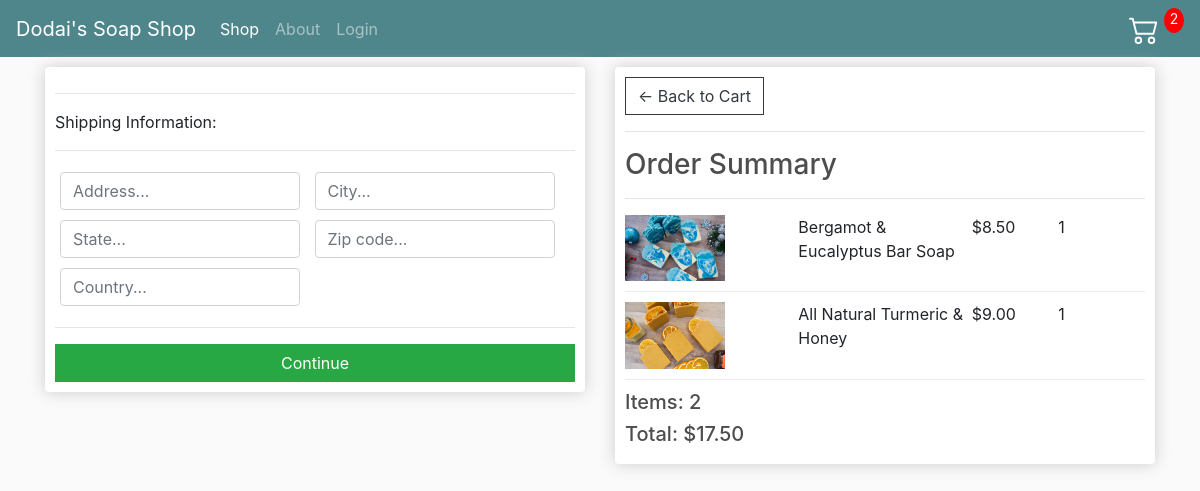
/checkout/ (signed in), run on an earlier commit of the app's database.
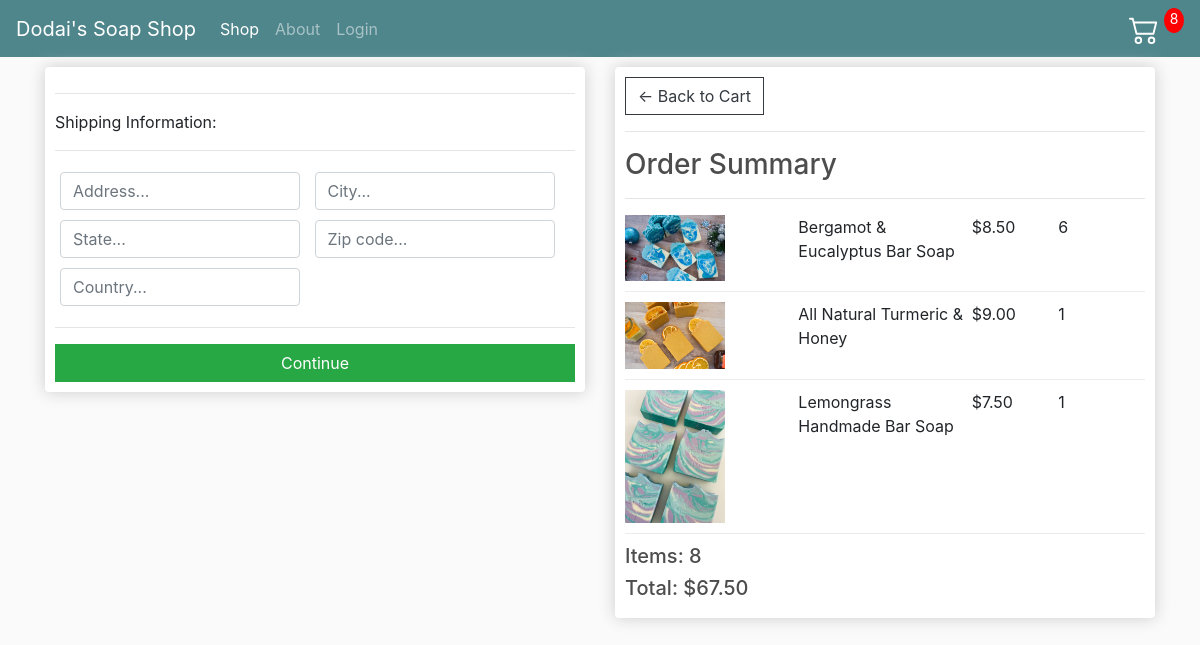
And on a later commit of the database.
### store/models.py (models this page shows, shortened)
class OrderItem(models.Model):
    product = models.ForeignKey(Product,on_delete=models.SET_NULL,null=True)
    order = models.ForeignKey(Order,on_delete=models.SET_NULL,null=True)
    quantity = models.IntegerField(default=0,null=True,blank=True)
    date_added = models.DateTimeField(auto_now_add=True)
    @property
    def get_total(self):
        total = self.product.price * self.quantity
        return total

class Product(models.Model):
    name = models.CharField(max_length=200)
    price = models.DecimalField(max_digits=7,decimal_places=2)
    image = models.ImageField(null=True,blank=True)
    @property
    def imageURL(self):
        try:
            url = self.image.url
        except:
            url = ''
        return url

class Order(models.Model):
    customer = models.ForeignKey(Customer,on_delete=models.SET_NULL,null=True,blank=True)
    date_ordered = models.DateTimeField(auto_now_add=True)
    complete = models.BooleanField(default=False)
    transaction_id = models.CharField(max_length=100,null=True)
    @property
    def get_cart_total(self):
        orderitems = self.orderitem_set.all()
        total = sum([item.get_total for item in orderitems])
        return total
    @property
    def get_cart_items(self):
        orderitems = self.orderitem_set.all()
        total = sum([item.quantity for item in orderitems])
        return total

### store/views.py (the view)
# urls.py: path('checkout/',views.checkout,name='checkout'),
def checkout(request):
    if request.user.is_authenticated:
        customer = request.user.customer
        order, created = Order.objects.get_or_create(customer=customer, complete=False)
        items = order.orderitem_set.all()
        cartItems = order.get_cart_items
    else:
        items = []
        order = {'get_cart_total': 0, 'get_cart_items': 0}
        cartItems = order['get_cart_items']
    context = {'items': items, 'order': order,'cartItems':cartItems}
    return render(request,'store/checkout.html',context)

### store/templates/store/checkout.html (shortened to what this page needs)
{% extends 'store/main.html' %}
{% load static %}
{% block content %}
    <div class="row">
        <div class="col-lg-6">
            <div class="box-element" id="form-wrapper">
                <form id="form">
                    <div id="shipping-info">
                        <hr>
						<p>Shipping Information:</p>
						<hr>
						<div class="form-field">
							<input class="form-control" type="text" name="address" placeholder="Address...">
						</div>
						<div class="form-field">
							<input class="form-control" type="text" name="city" placeholder="City...">
						</div>
						<div class="form-field">
							<input class="form-control" type="text" name="state" placeholder="State...">
						</div>
						<div class="form-field">
							<input class="form-control" type="text" name="zipcode" placeholder="Zip code...">
						</div>
						<div class="form-field">
							<input class="form-control" type="text" name="country" placeholder="Country...">
						</div>
                    </div>
                    <hr>
                    <input id="form-button" class="btn btn-success btn-block" type="submit" value="Continue">
                </form>
            </div>
            <br>
        </div>
        <div class="col-lg-6">
            <div class="box-element">
                <a class="btn btn-outline-dark" href="{% url 'cart' %}">&#x2190; Back to Cart</a>
                <hr>
                <h3>Order Summary</h3>
                <hr>
                {% for item in items %}
                <div class="cart-row">
                    <div style="flex:2"><img class="row-image" src="{{item.product.imageURL}}"></div>
                    <div style="flex:2"><p>{{ item.product.name }}</p></div>
					<div style="flex:1"><p>${{ item.product.price|floatformat:2 }}</p></div>
					<div style="flex:1"><p>{{ item.quantity }}</p></div>
                </div>
                {% endfor %}
                <h5>Items: {{ order.get_cart_items }}</h5>
                <h5>Total: ${{ order.get_cart_total|floatformat:2 }}</h5>
            </div>
        </div>
    </div>
{% endblock content %}

### store/templates/store/main.html (shortened to what this page needs)
<!DOCTYPE html>
{% load static %}
<html>
<head>
    <link rel="stylesheet" href="https://stackpath.bootstrapcdn.com/bootstrap/4.3.1/css/bootstrap.min.css">
    <link rel="stylesheet" type="text/css" href="{% static 'css/main.css' %}">
</head>
<body>
    <nav class="navbar navbar-expand-lg navbar-dark bg-dark">
      <a class="navbar-brand" href={% url 'store' %}>Dodai's Soap Shop</a>
      <div class="collapse navbar-collapse" id="navbarSupportedContent">
        <ul class="navbar-nav mr-auto">
          <li class="nav-item active">
            <a class="nav-link" href={% url 'store' %}>Shop<span class="sr-only">(current)</span></a>
          </li>
          <li class="nav-item">
            <a class="nav-link" href={% url 'about' %}>About</a>
          </li>
          <li class="nav-item">
            <a class="nav-link" href="#">Login</a>
          </li>
        </ul>
          <div class="form-inline my-2 my-lg-0">
	     	<a href="{% url 'cart' %}">
	    	</a>
	    	<p id="cart-total">{{cartItems}}</p>
	    </div>
      </div>
</nav>
    <div class="container">
        {% block content %}
        {% endblock content %}
    </div>
</body>
</html>

### static/css/main.css (style rules this page uses)
body { background-color: hsl(0, 0%, 98%); }
h1,h2,h3,h4,h5,h6 { color:hsl(0, 0%, 30%); }
.box-element { box-shadow:hsl(0, 0%, 80%) 0 0 16px; background-color: #fff; border-radius: 4px; padding: 10px; }
.bg-dark { background-color: #4f868c!important; }
#cart-total { display: block; text-align: center; color:#fff; background-color: red; width: 20px; height: 25px; border-radius: 50%; font-size: 14px; }
.col-lg-4, .col-lg-6, .col-lg-8, .col-lg-12 { margin-top: 10px; }
.btn { border-radius: 0; }
.row-image { width: 100px; }
.form-field { width:250px; display: inline-block; padding: 5px; }
.cart-row { display: flex; align-items: flex-stretch; padding-bottom: 10px; margin-bottom: 10px; border-bottom: 1px solid #ececec; }

What changed in the data, as far as the page shows it:
changed OrderItem "Bergamot & Eucalyptus Bar Soap": quantity "1" → "6"
added OrderItem: product.imageURL (picture), product.name "Lemongrass Handmade Bar Soap", product.price "7.50", quantity "1"
changed through a linked row, Order: get_cart_items "2" → "8"; get_cart_total "17.50" → "67.50"
Also different on the page:
{{ cartItems }}: "2" → "8"
